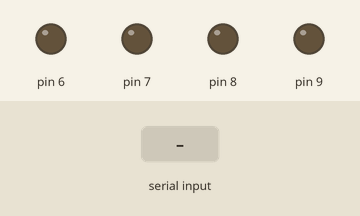
The sketch below on a simulated Arduino Uno, built with avr-gcc and run on an emulated ATmega328P. Shown: output pins drawn as LEDs (lit = HIGH). The inputs (shaded band) are chosen by the test bench.

Above: at 1.2 s.
1.3 s: "f" received over Serial
At 2.0 s:
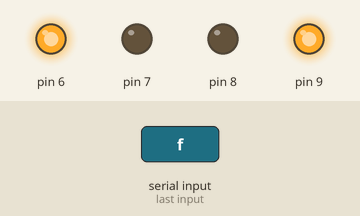
2.8 s: "b" received over Serial
At 3.2 s:
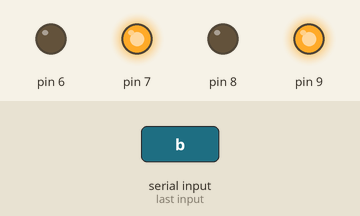
4.3 s: "l" received over Serial
At 5.5 s:
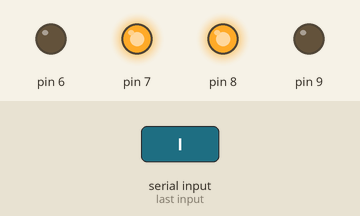
Timing chart, 0 to 7.3 s (numbered marks = the images above; inputs shaded):
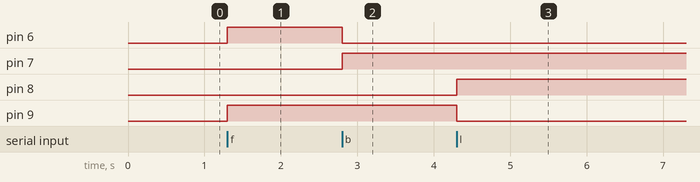

The sketch:

govind_bluetooth_car.ino
```cpp
char D;

void setup() {
  Serial.begin(9600);         //Sets the data rate in bits per second (baud) for serial data transmission

  // put your setup code here, to run once:
  pinMode(6, OUTPUT);
  pinMode(7, OUTPUT);
  pinMode(8, OUTPUT);
  pinMode(9, OUTPUT);

}

void loop() {
  // put your main code here, to run repeatedly:
  if(Serial.available() > 0)
  {
  D = Serial.read();
  if (D == 'f')
  {
    //  forword
    digitalWrite(6, HIGH);
    digitalWrite(7, LOW);
    digitalWrite(8, HIGH);
    digitalWrite(9, LOW);


  } if (D == 'b')
  {
    //  reverse
    digitalWrite(6, LOW);
    digitalWrite(7, HIGH);
    digitalWrite(8, LOW);
    digitalWrite(9, HIGH);
  } if (D == 'l')
  {

    //  left
    digitalWrite(6, LOW);
    digitalWrite(7, HIGH);
    digitalWrite(8, HIGH);
    digitalWrite(9, LOW);
  } if (D == 'f')
  {

    //  right
    digitalWrite(6, HIGH);
    digitalWrite(7, LOW);
    digitalWrite(8, LOW);
    digitalWrite(9, HIGH);
  }
delay (1000);
  }


}
```

Measured:
- after the input at 1.3 s, pin 6, pin 9: LOW → HIGH at once
- after the input at 2.8 s, pin 6: HIGH → LOW at once; pin 7: LOW → HIGH at once
- after the input at 4.3 s, pin 8: LOW → HIGH at once; pin 9: HIGH → LOW at once
